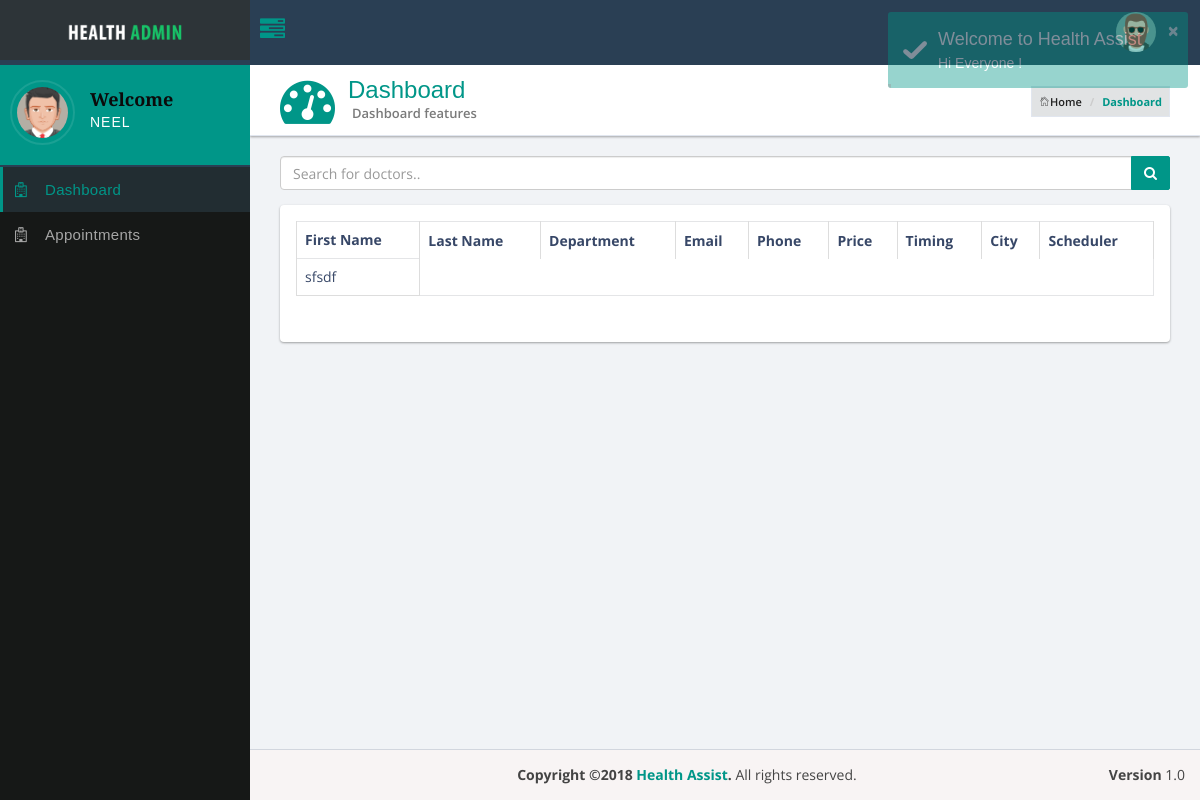
The app's page /dashboardPatient.php (signed in), older data.
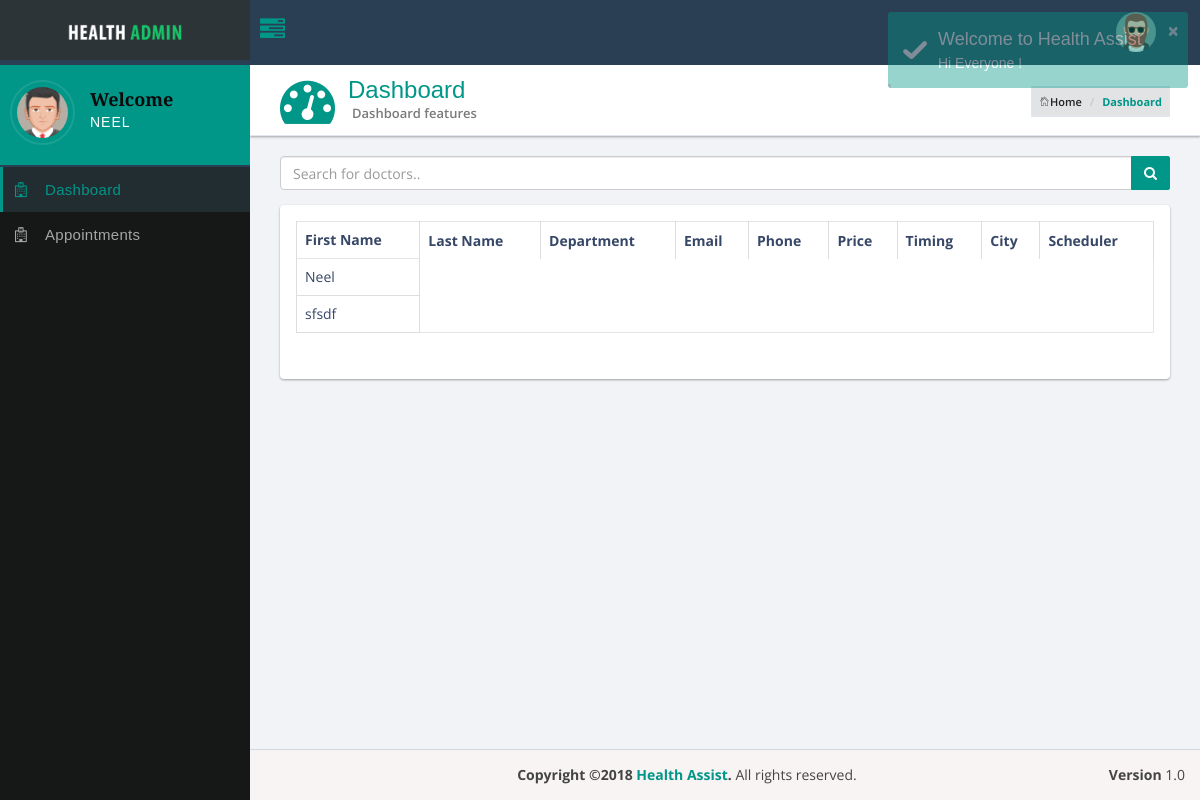
The same page, newer data.
### tables this page shows
CREATE TABLE `doctor` (
  `id` bigint(15) UNSIGNED NOT NULL,
  `firstName` varchar(65) NOT NULL,
  `lastName` varchar(65) NOT NULL,
  `placeName` varchar(65) NOT NULL,
  `city` varchar(65) NOT NULL,
  `fee` varchar(65) NOT NULL,
  `phoneNo` int(10) NOT NULL,
  `email` varchar(125) NOT NULL,
  `username` varchar(125) NOT NULL,
  `password` varchar(125) NOT NULL
);

### dashboardPatient.php (the view)
<?php include 'pheader.php';?>
<?php
$doctorsList = "SELECT id, firstName, lastName, placeName, email, phoneNo, fee, city FROM doctor";
$result = $conn->query($doctorsList);
?>
<div class="header-icon">
	<i class="fa fa-tachometer"></i>
</div>
<div class="header-title">
	<h1>Dashboard</h1>
	<small> Dashboard features</small>
	<ol class="breadcrumb hidden-xs">
		<li><a href="index.html"><i class="pe-7s-home"></i>Home</a></li>
		<li class="active">Dashboard</li>
	</ol>
</div>
</section>
<section class="content">
	<div class="row">
		<div class="col-xs-12 col-sm-12 col-md-12 col-lg-12">
			<div class="dataTables_length">
				<div class="input-group custom-search-form">
					<input type="search" class="form-control"
						placeholder="Search for doctors.."> <span class="input-group-btn">
						<button class="btn btn-primary" type="button">
							<span class="fa fa-search"></span>
						</button>
					</span>
				</div>
			</div>
		</div>
	</div>
	<div class="row">
		<div class="col-xs-12 col-sm-12 col-md-12 col-lg-12">
			<div class="panel panel-bd" data-index="0">
				<div class="panel-body">
					<div class="table-responsive"  ng-controller="myController">
							<table class="table table-bordered table-hover">
								<thead>
									<tr>
										<th>First Name</th>
										<th>Last Name</th>
										<th>Department</th>
										<th>Email</th>
										<th>Phone</th>
										<th>Price</th>
										<th>Timing</th>
										<th>City</th>
										<th>Scheduler</th>
									</tr>
								</thead>
								<tbody>
	<?php
	if ($result->num_rows > 0) {
	    while($row = $result->fetch_assoc()) {
	        echo "<tr> <td>".$row["firstName"] . "</td> </tr>";
	    }
	} else {
	    echo "0 results";
	}
	?>
								</tbody>
							</table>
					</div>
				</div>
			</div>
	</div>
</div>
	<?php include 'pfooter.php';?>

### pheader.php (shortened to what this page needs)
<!DOCTYPE html>
<html lang="en">
<head>
   <link href="assets/admin_page/plugins/jquery-ui-1.12.1/jquery-ui.min.css" rel="stylesheet" type="text/css"/>
   <link href="assets/admin_page/bootstrap/css/bootstrap.min.css" rel="stylesheet" type="text/css"/>
   <link href="assets/admin_page/plugins/lobipanel/lobipanel.min.css" rel="stylesheet" type="text/css"/>
      <link href="assets/admin_page/plugins/pace/flash.css" rel="stylesheet" type="text/css"/>
   <link href="assets/admin_page/font-awesome/css/font-awesome.min.css" rel="stylesheet" type="text/css"/>
     <link href="assets/admin_page/pe-icon-7-stroke/css/pe-icon-7-stroke.css" rel="stylesheet" type="text/css"/>
   <link href="assets/admin_page/themify-icons/themify-icons.css" rel="stylesheet" type="text/css"/>
        <link href="assets/admin_page/plugins/toastr/toastr.css" rel="stylesheet" type="text/css"/>
        <link href="assets/admin_page/plugins/emojionearea/emojionearea.min.css" rel="stylesheet" type="text/css"/>
        <link href="assets/admin_page/plugins/monthly/monthly.css" rel="stylesheet" type="text/css"/>
        <link href="assets/admin_page/dist/css/stylehealth.min.css" rel="stylesheet" type="text/css"/>
    </head>
    <body class="hold-transition sidebar-mini" ng-app='myapp'>
        <div class="wrapper">
            <header class="main-header">
                <a href="index.php" class="logo">
                    <span class="logo-lg">
                        <img src="assets/admin_page/dist/img/logo.png" alt="">
                    </span>
                </a>
                <nav class="navbar navbar-static-top ">
                    <a href="index.html#" class="sidebar-toggle" data-toggle="offcanvas" role="button">
                        <span class="fa fa-tasks"></span>
                    </a>
                    <div class="navbar-custom-menu">
                        <ul class="nav navbar-nav">
                            <li class="dropdown dropdown-user admin-user">
                                <a href="index.html#" class="dropdown-toggle" data-toggle="dropdown">
                                <div class="user-image">
                                <img src="assets/admin_page/dist/img/avatar4.png" class="img-circle" height="40" width="40" alt="User Image">
                                </div>
                                </a>
                            </li>
                        </ul>
                    </div>
                </nav>
            </header>
          <aside class="main-sidebar">
                <div class="sidebar">
                    <div class="user-panel">
                        <div class="image pull-left">
                            <img src="assets/admin_page/dist/img/avatar5.png" class="img-circle" alt="User Image">
                        </div>
                        <div class="info">
                            <h4>Welcome</h4>
                            <?php if(isset($_SESSION['username'])) :?>
                            <p><?php echo $_SESSION['username']?></p>
                            <?php endif?>
                        </div>
                    </div>
                    <ul class="sidebar-menu">
                        <li class="active">
                            <a href="dashboardPatient.php"><i class="fa fa-hospital-o"></i><span>Dashboard</span>
                            </a>
                        </li>
                        <li >
                            <a href="appointmentsPatient.php"><i class="fa fa-hospital-o"></i><span>Appointments</span>
                            </a>
                        </li>
            </ul>
        </div>
    </aside>
            <div class="content-wrapper">
                <section class="content-header">

### pfooter.php (shortened to what this page needs)
 </div>
                <footer class="main-footer">
                    <div class="pull-right hidden-xs"> <b>Version</b> 1.0</div>
                    <strong>Copyright &copy;2018 <a href="index.html#">Health Assist</a>.</strong> All rights reserved.
                </footer>
        	</div>
    </body>
</html>

Row changes from the older to the newer data that the page shows:
added doctor: firstName "Neel"
